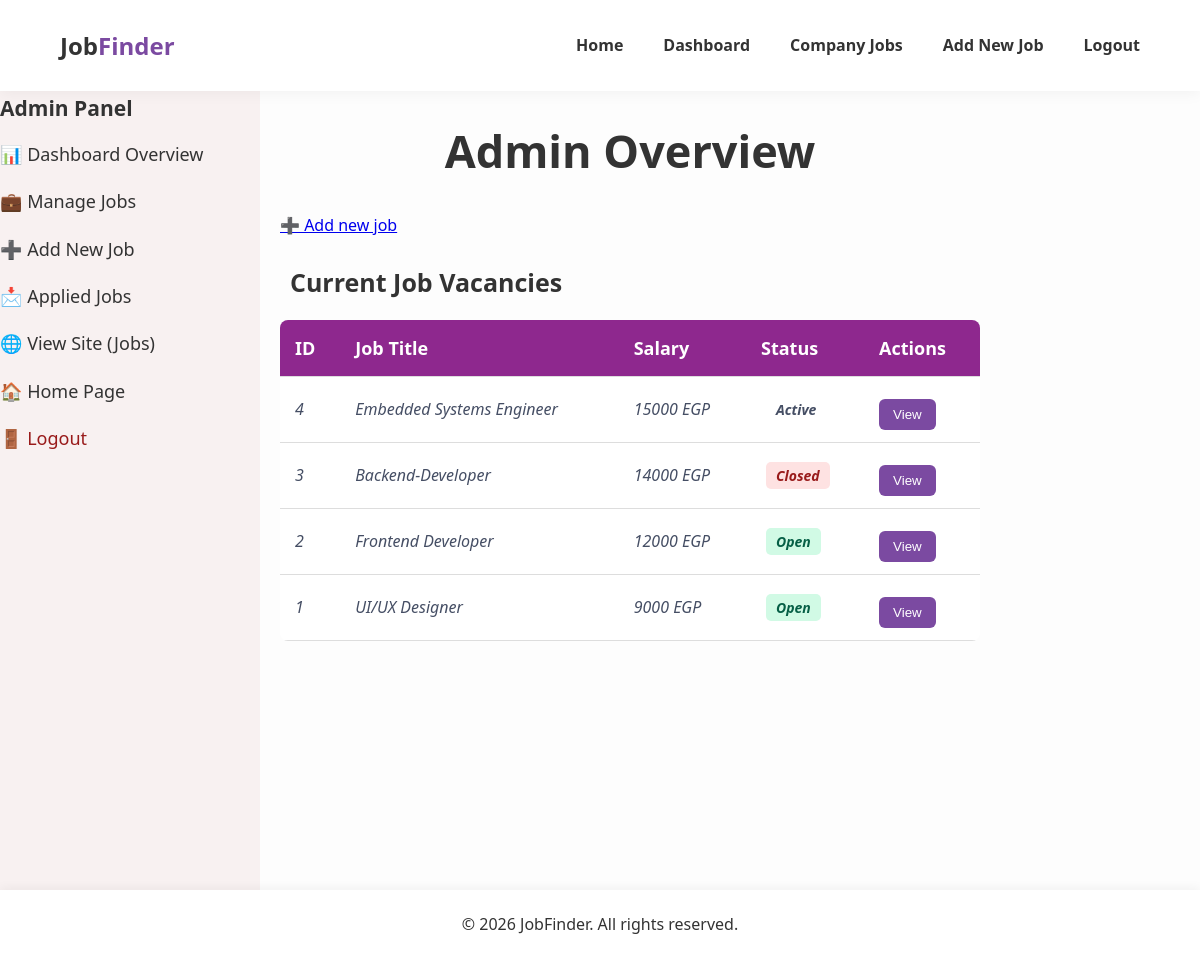
The page /admin-jobs/ (signed in) on the database as committed earlier.
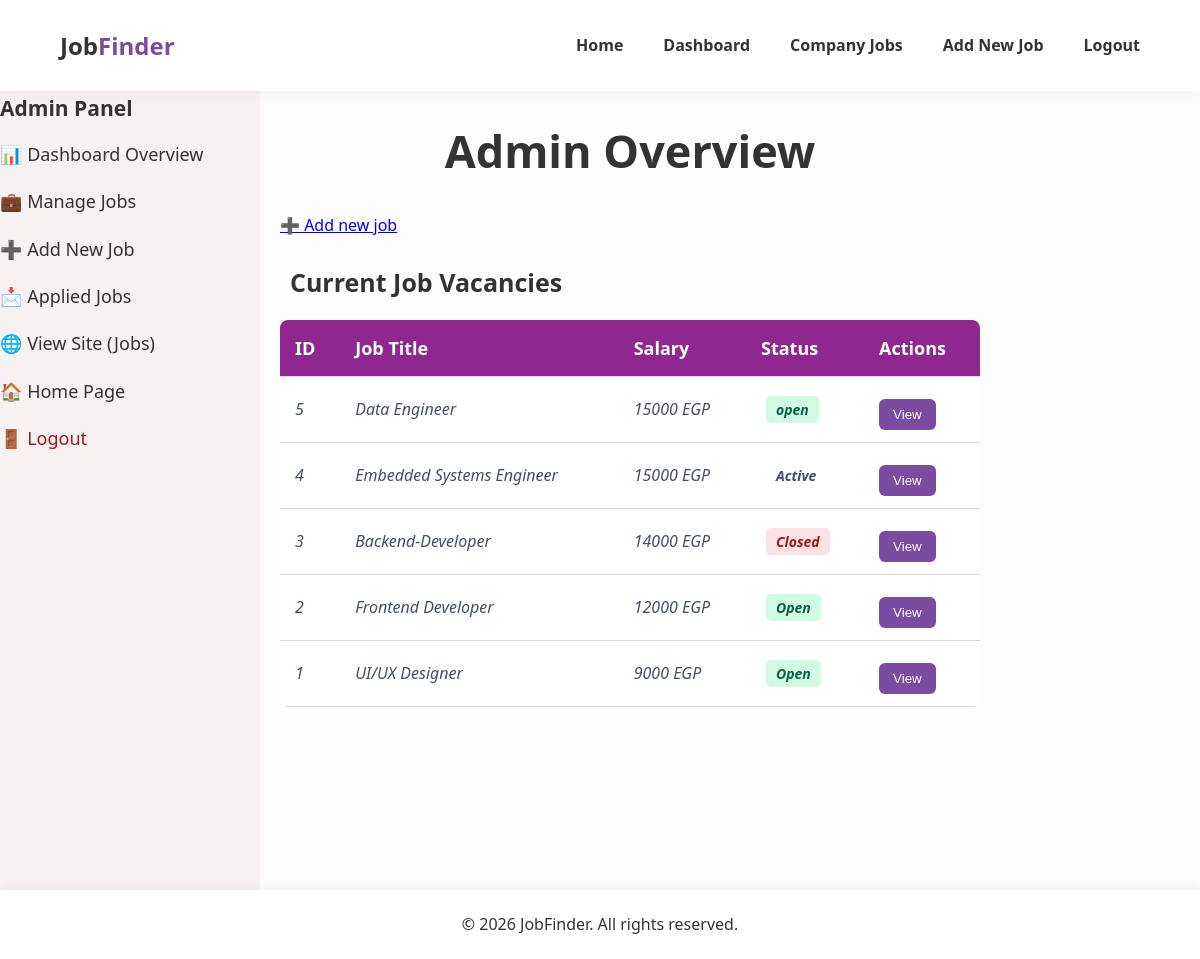
The same page on the database as committed later.
### jobs/models.py (models this page shows, shortened)
class Job(models.Model):
    name = models.CharField(max_length=100)
    company = models.CharField(max_length=100)
    salary = models.IntegerField()
    experience = models.IntegerField()
    job_type = models.CharField(max_length=50)
    status = models.CharField(max_length=20)
    description = models.TextField()
    responsibilities = models.TextField()
    requirements = models.TextField()
    posted_date = models.DateField()

### page/views.py (the view)
# urls.py: path("admin-jobs/", views.admin_jobs, name="admin_jobs"),
@login_required(login_url="/login/")
@user_passes_test(_superuser_only)
def admin_jobs(request):
    jobs = Job.objects.all().order_by("-id")
    return render(request, "page/admin_jobs.html", {"jobs": jobs})

### page/views.py (called while the page is built)
def _superuser_only(user):
    return user.is_authenticated and user.is_superuser

### page/templates/page/admin_jobs.html (shortened to what this page needs)
{% load static %}
<!DOCTYPE html>
<html lang="en">
<head>
    <link rel="stylesheet" href="{% static 'cssFiles/style.css' %}">
     <link rel="stylesheet" href="{% static 'cssFiles/admin-jobs.css' %}">
</head>
<body>
    <header>
        <div><h1 class="logo">Job<span>Finder</span></h1></div>
        <nav class="nav-bar" id="nav-menu">
            <ul>
                <li><a href="{% url 'index' %}">Home</a></li>
                <li><a href="{% url 'admin_dashboard' %}">Dashboard</a></li>
                <li><a href="{% url 'admin_jobs' %}">Company Jobs</a></li>
                <li><a href="{% url 'add_job' %}">Add New Job</a></li>
                <li><a href="{% url 'logout' %}">Logout</a></li>
            </ul>
        </nav>
    </header>
    <div class="job-wrapper">
    <aside>
        <h3>Admin Panel</h3>
        <ul>
            <li><a href="{% url 'admin_dashboard' %}">📊 Dashboard Overview</a></li>
            <li><a href="{% url 'admin_jobs' %}">💼 Manage Jobs</a></li>
            <li><a href="{% url 'add_job' %}">➕ Add New Job</a></li>
            <li><a href="{% url 'applied_jobs' %}">📩 Applied Jobs</a></li>
            <li><a href="{% url 'jobs' %}" target="_blank">🌐 View Site (Jobs)</a></li>
            <li><a href="{% url 'index' %}">🏠 Home Page</a></li>
           <li><a href="{% url 'logout' %}" style="color: #991b1b;">🚪 Logout</a></li>
        </ul>
    </aside>
    <main class="admin-main-jobs" data-jobs-from-server>
        <h2 style="text-align: center; margin-bottom: 20px;">Admin Overview</h2>
        <p class="text-center mb-3"><a href="{% url 'add_job' %}">➕ Add new job</a></p>
        <h3>Current Job Vacancies</h3>
        <table>
            <thead>
                <tr>
                    <th>ID</th>
                    <th>Job Title</th>
                    <th>Salary</th>
                    <th>Status</th>
                    <th>Actions</th>
                </tr>
            </thead>
            <tbody>
                {% for job in jobs %}
                <tr>
                    <td>{{ job.id }}</td>
                    <td>{{ job.name }}</td>
                    <td>{{ job.salary }} EGP</td>
                    <td><span class="status {{ job.status|lower }}">{{ job.status }}</span></td>
                    <td class="button">
                        <a href="{% url 'job_details' job.id %}"><button type="button" class="btn-secondary">View</button></a>
                    </td>
                </tr>
                {% empty %}
                <tr>
                    <td colspan="5" style="text-align: center;">No jobs yet. <a href="{% url 'add_job' %}">Add a job</a>.</td>
                </tr>
                {% endfor %}
            </tbody>
        </table>
    </main>
</div>
    <footer>
        &copy; 2026 JobFinder. All rights reserved.
    </footer>
</body>
</html>

Rows that differ between the two databases and show on the page:
added Job: id "5", name "Data Engineer", salary "15000", status "open"
